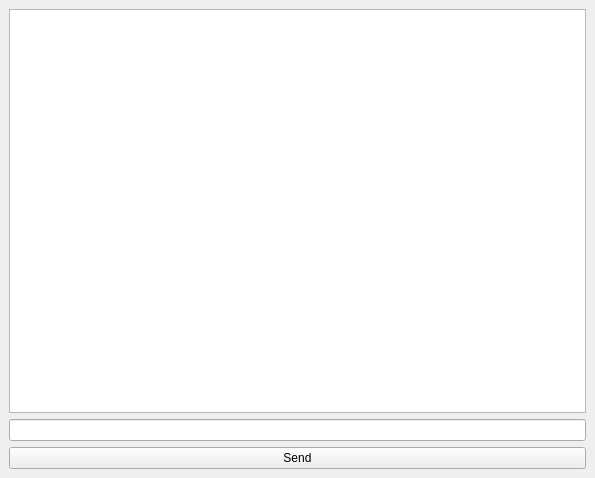
<?xml version="1.0" encoding="UTF-8"?>
<ui version="4.0">
 <class>MainWindow</class>
 <widget class="QMainWindow" name="MainWindow">
  <property name="geometry">
   <rect>
    <x>0</x>
    <y>0</y>
    <width>595</width>
    <height>478</height>
   </rect>
  </property>
  <property name="windowTitle">
   <string>Messanger</string>
  </property>
  <widget class="QWidget" name="centralwidget">
   <layout class="QVBoxLayout" name="verticalLayout">
    <item>
     <widget class="QPlainTextEdit" name="messangesTextEdit"/>
    </item>
    <item>
     <widget class="QLineEdit" name="lineEdit"/>
    </item>
    <item>
     <widget class="QPushButton" name="sendButton">
      <property name="text">
       <string>Send</string>
      </property>
     </widget>
    </item>
   </layout>
  </widget>
 </widget>
 <resources/>
 <connections/>
</ui>
